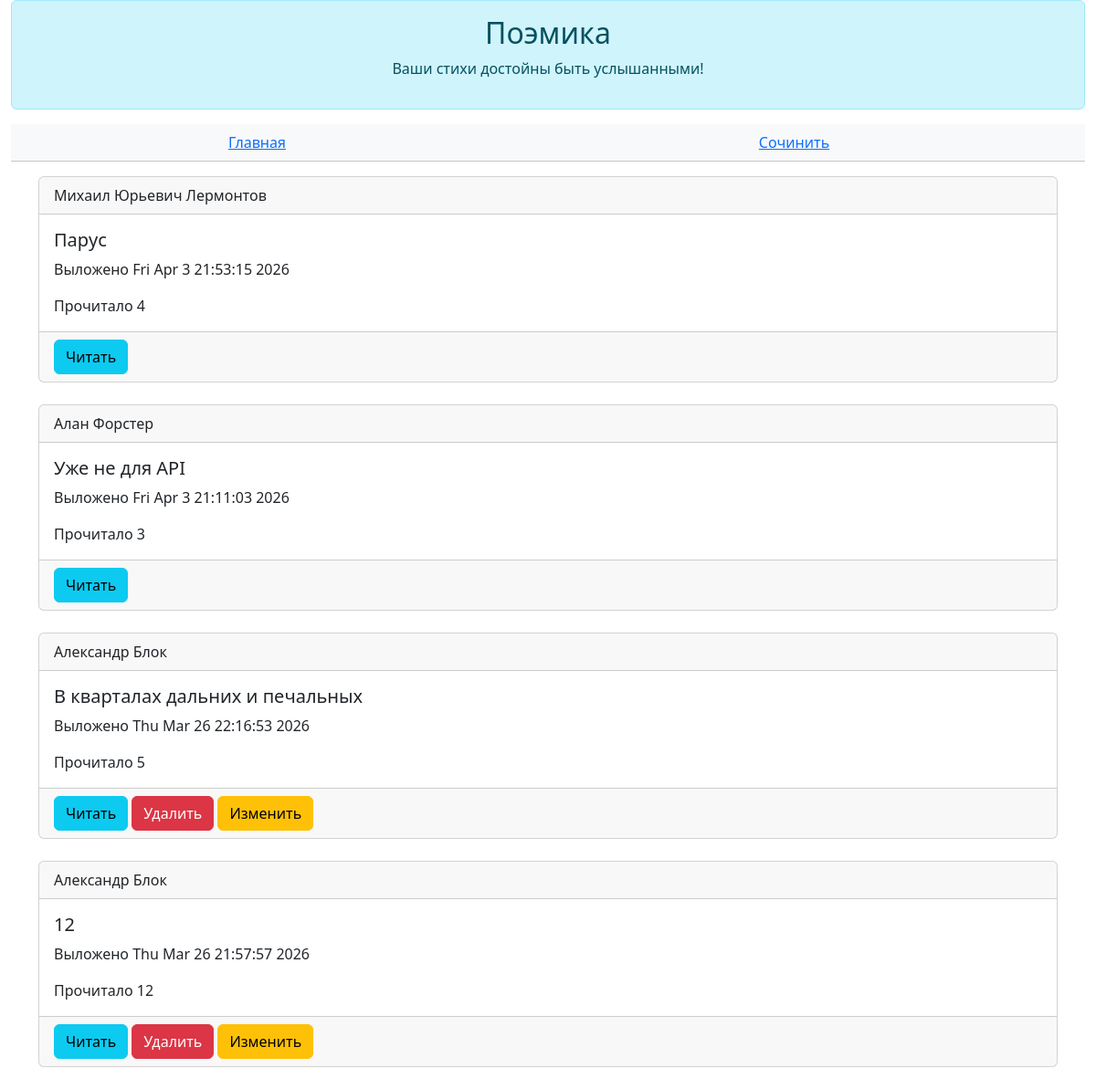
The app's page /poems (signed in) with its own data.
### data/all_models.py (models this page shows)
class Poem(SqlAlchemyBase, SerializerMixin):
    __tablename__ = "poems"
    id = sqlalchemy.Column(sqlalchemy.Integer, primary_key=True, autoincrement=True)
    author_id = sqlalchemy.Column(sqlalchemy.Integer, sqlalchemy.ForeignKey(User.id))
    author = orm.relationship("User")
    title = sqlalchemy.Column(sqlalchemy.String(25))
    body = sqlalchemy.Column(sqlalchemy.Text)
    read_count = sqlalchemy.Column(sqlalchemy.Integer, default=0)
    is_private = sqlalchemy.Column(sqlalchemy.Boolean, default=True)
    created = sqlalchemy.Column(sqlalchemy.DateTime, default=datetime.datetime.now())

class User(SqlAlchemyBase, UserMixin, SerializerMixin):
    __tablename__ = "users"
    id = sqlalchemy.Column(sqlalchemy.Integer, primary_key=True, autoincrement=True)
    login = sqlalchemy.Column(sqlalchemy.String)
    name = sqlalchemy.Column(sqlalchemy.String, default="Неизвестный")
    email = sqlalchemy.Column(sqlalchemy.String, unique=True)
    description = sqlalchemy.Column(sqlalchemy.Text, default="Я поэт, тем и интересен")
    hashed_password = sqlalchemy.Column(sqlalchemy.String)
    poems = orm.relationship("Poem", back_populates="author")

### main.py (the view)
@poem_actions.route("/poems")
def poems():
    poems = db.query(Poem).all()
    return flask.render_template("poems.html", poems=poems[::-1], user=current_user)

### main.py (called while the page is built)
@login.user_loader
def load_user(user_id):
    return db.get(User, user_id)

### templates/poems.html (shortened to what this page needs)
{% extends 'base.html' %}
{% block _header %}
    <table class="table table-light text-center">
        <tbody>
            <tr>
                <td>
                    <a href="/">Главная</a>
                </td>
                <td>
                    <a href="/poem/create">Сочинить</a>
                </td>
            </tr>
        </tbody>
    </table>
{% endblock %}
{% block _body %}
    {% for poem in poems %}
        {% if not poem.is_private%}
            <div class="card">
                <div class="card-header">
                    {{poem.author.login}}
                </div>
                <div class="card-body">
                    <h5 class="card-title">{{poem.title}}</h5>
                    <p class="card-text">Выложено {{poem.created.ctime()}}</p>
                    <p class="card-text">Прочитало {{poem.read_count}}</p>
                </div>
                <div class="card-footer">
                    <button class="btn btn-info" onclick="location.href='/poem/read/{{poem.id}}'">Читать</button>
                    {% if poem.author == current_user %}
                        <button class="btn btn-danger" onclick="location.href='/poem/delete/{{poem.id}}'">Удалить</button>
                        <button class="btn btn-warning" onclick="location.href='/poem/update/{{poem.id}}'">Изменить</button>
                    {% endif %}
                </div>
            </div>
            <br/>
        {% endif %}
    {% endfor %}
{% endblock %}

### records on screen
Poem: author.login "Михаил Юрьевич Лермонтов", title "Парус", created.ctime "Fri Apr 3 21:53:15 2026", read_count "4"
Poem: author.login "Алан Форстер", title "Уже не для API", created.ctime "Fri Apr 3 21:11:03 2026", read_count "3"
Poem: author.login "Александр Блок", title "В кварталах дальних и печальных", created.ctime "Thu Mar 26 22:16:53 2026", read_count "5"
Poem: author.login "Александр Блок", title "12", created.ctime "Thu Mar 26 21:57:57 2026", read_count "12"
